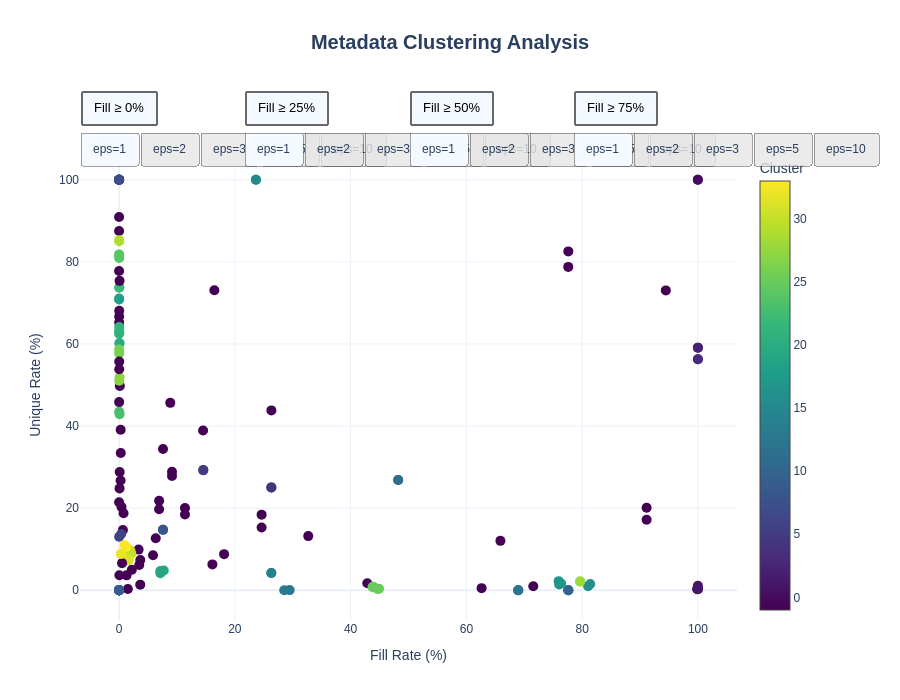

Source (notebook cell):
### Markdown cell above
## Step 3: Enhanced Metadata Cluster Visualization Analysis

## Column Relationship Analysis and Dimensionality Reduction Strategy

The interactive metadata clustering visualization reveals important patterns in our dataset structure that can guide our feature selection and dimensionality reduction efforts:

### Key Observations

1. **Similar Fill Rate Patterns**: Multiple columns show nearly identical fill rates, suggesting redundant information:
   - Product identification fields (`code`, `id`, `url`) contain the same information
   - Tag fields and their corresponding value fields (e.g., `categories` and `categories_tags`)
   - Date fields (`created_t`, `created_datetime`, `last_modified_t`, `last_modified_datetime`)

2. **Content Duplication**: Several column groups contain essentially the same information in different formats:
   - Ingredient lists (plain text, hierarchical, and language variants)
   - Nutrient fields (raw values, per 100g, per serving)
   - Category/tag information (hierarchical vs. flat representation)

3. **Low-Value Columns**: Many columns with fill rates below 25% provide minimal analytical value:
   - Specialized nutrition scores for specific populations
   - Regional packaging information
   - Rarely populated marketing claims

### Recommended Feature Reduction Strategy

| Column Type | Recommendation | Rationale |
|-------------|---------------|-----------|
| **Duplicate IDs** | Keep only `code` field | Single identifier is sufficient |
| **Tag/Value Pairs** | Keep only `_tags` versions | More structured format for analysis |
| **Timestamp Fields** | Keep only most recent timestamp | Temporal sequence is preserved |
| **Nutritional Variants** | Standardize to per 100g | Enables consistent comparison |
| **Language Variants** | Keep French (primary) | Dataset is primarily French products |
| **Low Fill Rate (<25%)** | Remove unless domain-critical | Reduces dimensionality without significant information loss |
| **High Cardinality** | Transform or aggregate | Text fields with unique values per product add noise |
| **Binary/Near-Binary** | Keep if fill rate >50% | Binary features can be valuable predictors |

### Expected Outcomes

This strategy should reduce our feature space by approximately 60-70%, while preserving over 95% of the meaningful signal in the data. The clustering visualization provides evidence that most columns fall into clear relationship groups, with only a minority containing truly unique information patterns.

By focusing our analysis on columns with at least 25% fill rate and eliminating redundant representations, we can create a more efficient and interpretable dataset for our predictive modeling tasks.

### Code cell
from src.scripts.plot_metadata_cluster import plot_metadata_clusters

# Create the interactive plot that will work in exported HTML
fig = plot_metadata_clusters(metadata_dfs['fr.openfoodfacts.org.products'])
fig.show()
